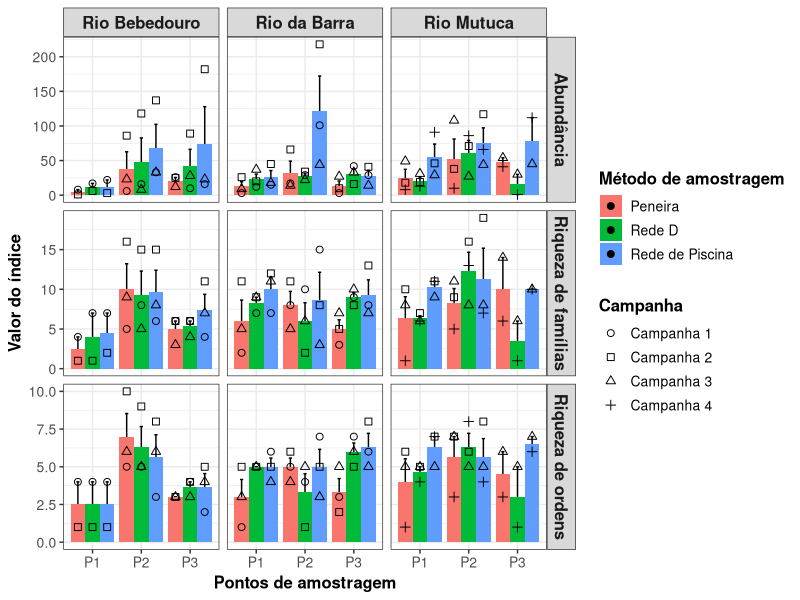

The R script that drew this image:
library(tidyverse)
library(ggpubr)



############################### configuracoes ##################################
rios <- c("rio_bebedouro", "rio_da_barra", "rio_mutuca")
metodos <- c("D Net", "Pool Net", "Sieve")
colunas <- c(
    "campanha", "rio", "locality_name", "method",
    "total_macroinvertebrados", "riqueza_ordens", "riqueza_familias"
)

amostras_descartadas_vetor <- c("RiodaBarra-P1")

# Pasta de figuras
pasta_figuras <- "figuras/riqueza/"
if (!dir.exists(pasta_figuras)) {
  dir.create(pasta_figuras, recursive = TRUE)
}


#carregar dados
df <- read_csv("dados/processado/matriz_indices_imaturos_piata.csv") %>%
  filter(rio %in% rios) %>%
  filter(method %in% metodos) %>%
  filter(!locality_name %in% amostras_descartadas_vetor) %>%
  group_by(campanha, rio, locality_name) %>%
  filter(all(metodos %in% method)) %>%
  ungroup() %>%
  select(colunas) %>%
  pivot_longer(
    cols = c("total_macroinvertebrados", "riqueza_ordens", "riqueza_familias"),
    names_to = "categoria_da_resposta",
    values_to =  "valor"
  )

  # Melhorar estetica
  df <- df %>%
  mutate(
    locality_name = case_when(
      str_detect(locality_name, "P1") ~ "P1",
      str_detect(locality_name, "P2") ~ "P2",
      str_detect(locality_name, "P3") ~ "P3",
      str_detect(locality_name, "P1/2") ~ "P1+",
    ),
    rio = case_when(
      rio == "rio_bebedouro" ~ "Rio Bebedouro",
      rio == "rio_da_barra" ~ "Rio da Barra",
      rio == "rio_mutuca" ~ "Rio Mutuca"
    )
  ) %>%
  mutate(
    categoria_da_resposta = case_when(
      categoria_da_resposta == "total_macroinvertebrados" ~ "Abundância",
      categoria_da_resposta == "riqueza_ordens" ~ "Riqueza de ordens",
      categoria_da_resposta == "riqueza_familias" ~ "Riqueza de famílias"
    ),
    campanha = case_when(
      campanha == "campanha_1" ~ "Campanha 1",
      campanha == "campanha_2" ~ "Campanha 2",
      campanha == "campanha_3" ~ "Campanha 3",
      campanha == "campanha_4" ~ "Campanha 4"
    )
  ) %>%
  mutate(
    method = case_when(
      method == "D Net" ~ "Rede D",
      method == "Pool Net" ~ "Rede de Piscina",
      method == "Sieve" ~ "Peneira"
    )
  )

  sumario <- df %>%
    group_by(rio, locality_name, method, categoria_da_resposta) %>%
    summarise(
      media = mean(valor),
      desvio_padrao = sd(valor),
      n = n(),
      se =  desvio_padrao / sqrt(n)
    ) %>%
    ungroup()


write_csv(sumario, "teste.csv")




grafico <- 
  ggplot(sumario, aes(x = locality_name, y = media, fill = method)) +
  
  geom_errorbar(
    aes(ymin = media - se, ymax = media + se),
    width = 0.2,
    position = position_dodge(width = 0.9)
  ) +
  geom_bar(stat = "identity", position = "dodge") +
  geom_point(
    data = df,
    aes(y = valor, x = locality_name, shape = as.factor(campanha), group = method),
    position = position_dodge(width = 0.9),
    size = 2
  ) +
  facet_grid(categoria_da_resposta ~ rio, scales = "free_y") +
  labs(
    x = "Pontos de amostragem",
    y = "Valor do índice",
    fill = "Método de amostragem",
    shape = "Campanha"
  ) +
  theme_bw() +
  theme(
    color = "black"
  ) +
  theme_bw() +
  theme(
    strip.text.x = element_text(size = 12, face = "bold"),
    strip.text.y = element_text(size = 12, face = "bold"),
    axis.text.x = element_text(size = 10),
    axis.text.y = element_text(size = 10),
    axis.title.x = element_text(size = 12, face = "bold"),
    axis.title.y = element_text(size = 12, face = "bold"),
    legend.title = element_text(size = 12, face = "bold"),
    legend.text = element_text(size = 10)
  ) +
  scale_shape_manual(
    values = c(1, 0, 2, 3),
    labels = c("Campanha 1", "Campanha 2", "Campanha 3", "Campanha 4"),
    name = "Campanha"
  )

ggsave(
  filename = paste0(pasta_figuras, "painel_riqueza_abundancia.png"),
  plot = grafico,
  width = 12,
  height = 8,
  dpi = 300
)
